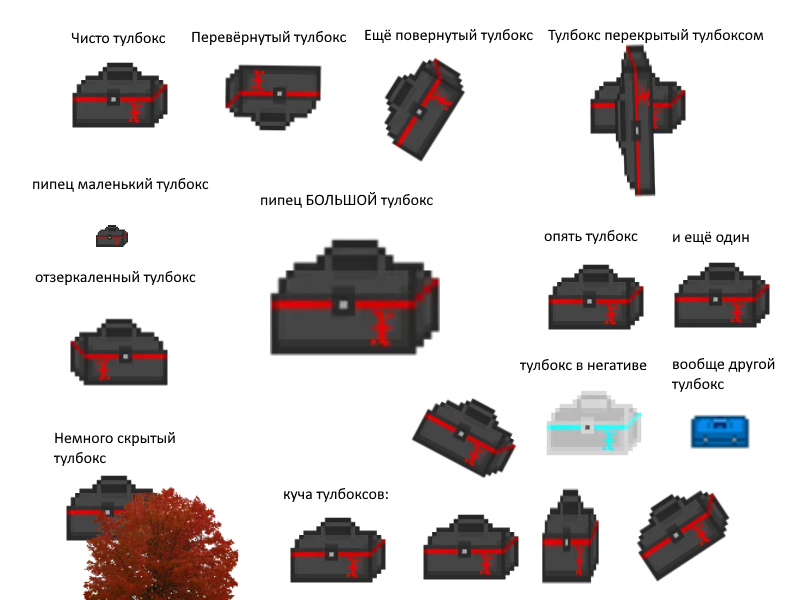
#> input picture IconFinder/FindHere.png, 800 x 600 px
$ python ImageFinder.py
#> lines starting #> are read from the running program, lines starting #| are printed output that depends on the picture; after the words box and inside, x2 and y2 are one past the last pixel; in counts of white or black regions, pixels touching at a corner belong together
import cv2 as cv
import numpy as np

area_img = cv.imread('FindHere.png', cv.IMREAD_ANYCOLOR)
#> area_img is the input picture: shape (600, 800, 3); mean B, G, R 209.8, 210.1, 215
toolbox_img = cv.imread('FindThisCropped.png', cv.IMREAD_ANYCOLOR)
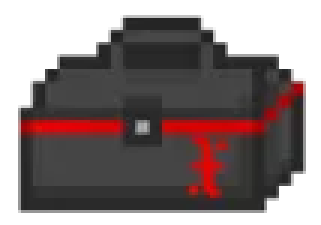
#> input picture IconFinder/FindThisCropped.png, 107 x 75 px (shown 3 times larger)
#> toolbox_img is the input picture: shape (75, 107, 3); mean B, G, R 126.1, 126.1, 138.8

result = cv.matchTemplate(area_img, toolbox_img, cv.TM_CCOEFF_NORMED) #TM_COERR_NORMED
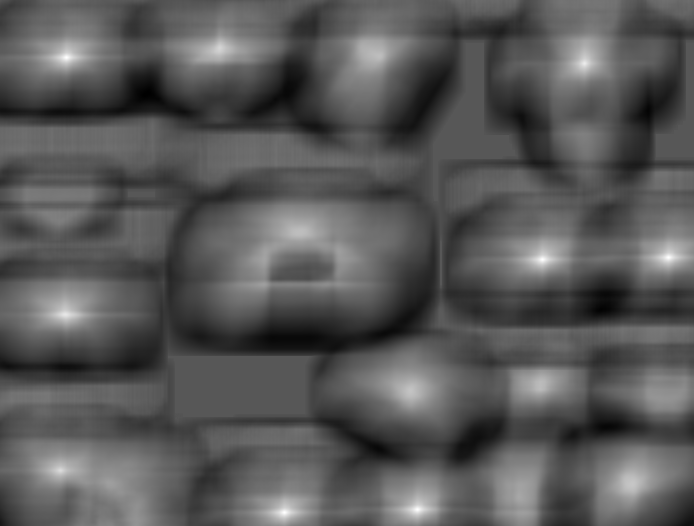
#> result: shape (526, 694) float32; min -0.522, max 1, mean 0.00492; drawn with min black and max white

# Находим размер картинки для поиска
toolbox_w = toolbox_img.shape[1]
#> toolbox_w = 107
toolbox_h = toolbox_img.shape[0]
#> toolbox_h = 75

# Получим позиции по совпадением больше чем порог

threshold = 0.7
locations = np.where(result >= threshold)
#> locations = 795 positions, rows 45 to 517, columns 57 to 676
locations = list(zip(*locations[::-1]))
#> locations = 795 pairs, first value 57 to 676, second value 45 to 517
#print(locations)

# Группировка совпадений, которые стоят рядом (03)

rectangles = []
for loc in locations:
    rect = [int(loc[0]), int(loc[1]), toolbox_w, toolbox_h]
    rectangles.append(rect)
#> this loop made 795 passes
#> rect on passes 1 to 3: [219, 45, 107, 75], [220, 45, 107, 75], [218, 46, 107, 75]
#> after the loop, rectangles = 795 items, first 6: [219, 45, 107, 75], [220, 45, 107, 75], [218, 46, 107, 75], [219, 46, 107, 75], [220, 46, 107, 75], [221, 46, 107, 75]

rectangles, weights = cv.groupRectangles(rectangles, 1, 0.5)
#> rectangles = [[219, 48, 107, 75], [66, 57, 107, 75], [584, 63, 107, 75], [668, 257, 107, 75], [542, 259, 107, 75], [65, 314, 107, 75], [60, 470, 107, 75], [417, 509, 107, 75], [284, 512, 107, 75]]; weights = [32, 116, 71, 116, 116, 86, 26, 116, 116]
print(rectangles)
#| [[219  48 107  75]
#|  [ 66  57 107  75]
#|  [584  63 107  75]
#|  [668 257 107  75]
#|  [542 259 107  75]
#|  [ 65 314 107  75]
#|  [ 60 470 107  75]
#|  [417 509 107  75]
#|  [284 512 107  75]]

# Поиск всех тулбоксов по совпадением > чем порог (02)
if len(rectangles):
    print('Found image.')

    line_color = (0, 255, 0)
    line_type = cv.LINE_4

    for (x, y, w, h) in rectangles:
        # Определяем координаты на экране для отрисовки прямоугольника
        top_left = (x, y)
        bottom_right = (x + w, y + h)
        # Отрисовка прямоугольника
        cv.rectangle(area_img, top_left, bottom_right, line_color, line_type)
#> this loop made 9 passes
#> (x, y, bottom_right) on passes 1 to 9: (219, 48, (326, 123)), (66, 57, (173, 132)), (584, 63, (691, 138)), (668, 257, (775, 332)), (542, 259, (649, 334)), (65, 314, (172, 389)), (60, 470, (167, 545)), (417, 509, (524, 584)), (284, 512, (391, 587))
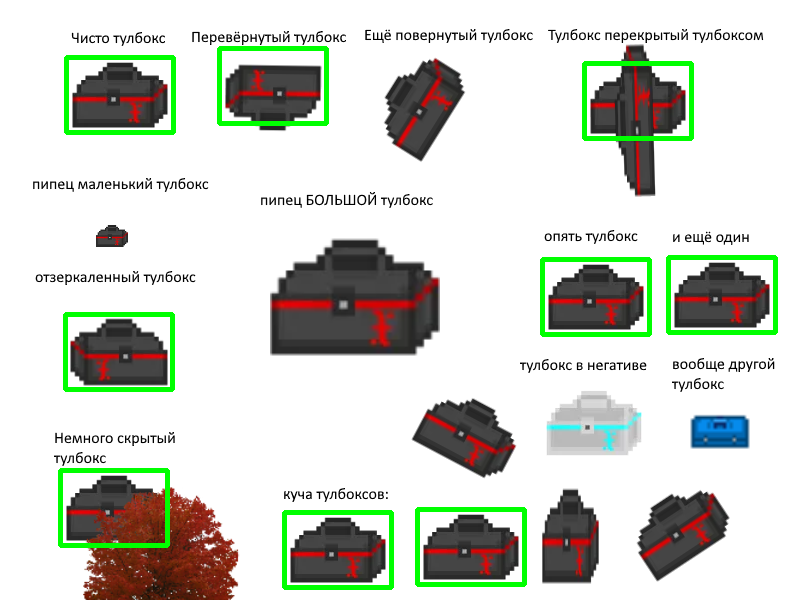
#> area_img: shape (600, 800, 3); 3.39% of pixels changed, all inside (x1, y1, x2, y2) = (58, 46, 778, 590)

    cv.imshow('Matches', area_img)
    cv.waitKey()

else:
    print('Image not found.')


# [25 lines of commented-out code are left out]
